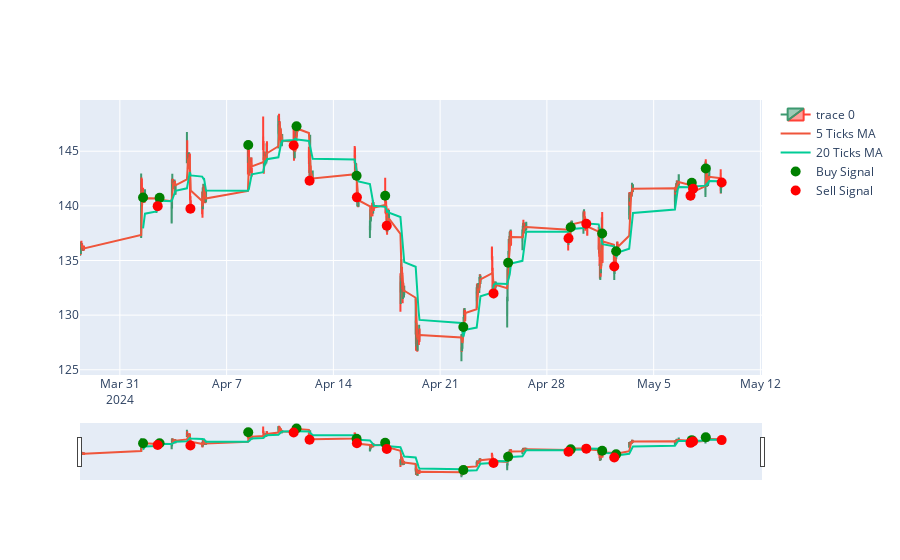

Write notebook code for a chart like this one.
### Code cell
# count the number of times the 5 ticks MA crosses the 20 ticks MA

tsm_data['5T_MA'] = tsm_data['Close'].rolling(window=5).mean()
tsm_data['20T_MA'] = tsm_data['Close'].rolling(window=20).mean()

tsm_data['signal'] = np.where(tsm_data['5T_MA'] > tsm_data['20T_MA'], 1, 0)
tsm_data['signal'] = tsm_data['signal'].diff()


print(tsm_data['signal'].value_counts())

# plot the buy and sell signals

fig = go.Figure(data=[go.Candlestick(x=tsm_data.index,
                open=tsm_data['Open'],
                high=tsm_data['High'],
                low=tsm_data['Low'],
                close=tsm_data['Close'])])

fig.add_trace(go.Scatter(x=tsm_data.index, y=tsm_data['Close'].rolling(window=5).mean(), name='5 Ticks MA'))
fig.add_trace(go.Scatter(x=tsm_data.index, y=tsm_data['Close'].rolling(window=20).mean(), name='20 Ticks MA'))

buy_signals = tsm_data[tsm_data['signal'] == 1]
sell_signals = tsm_data[tsm_data['signal'] == -1]

fig.add_trace(go.Scatter(x=buy_signals.index, y=buy_signals['Close'], mode='markers', marker=dict(color='green', size=10), name='Buy Signal'))

fig.add_trace(go.Scatter(x=sell_signals.index, y=sell_signals['Close'], mode='markers', marker=dict(color='red', size=10), name='Sell Signal'))

fig.show()

### Figure 1 — Plotly figure (JSON) as saved in the notebook; plotly's stock layout.template omitted (floating-point values rounded to 4 significant figures; data arrays with more than 128 entries replaced by an {"elided": "..."} marker saying what was removed)
{"data": [{"close": {"elided": "381 float values"}, "high": {"elided": "381 float values"}, "low": {"elided": "381 float values"}, "open": {"elided": "381 float values"}, "type": "candlestick", "x": {"elided": "381 str values"}}, {"name": "5 Ticks MA", "type": "scatter", "x": {"elided": "381 str values"}, "y": {"elided": "381 float values"}}, {"name": "20 Ticks MA", "type": "scatter", "x": {"elided": "381 str values"}, "y": {"elided": "381 float values"}}, {"marker": {"color": "green", "size": 10}, "mode": "markers", "name": "Buy Signal", "type": "scatter", "x": ["2024-04-01T12:30:00-04:00", "2024-04-02T14:30:00-04:00", "2024-04-08T10:00:00-04:00", "2024-04-11T14:00:00-04:00", "2024-04-15T12:30:00-04:00", "2024-04-17T09:30:00-04:00", "2024-04-22T12:30:00-04:00", "2024-04-25T11:00:00-04:00", "2024-04-29T13:30:00-04:00", "2024-05-01T15:00:00-04:00", "2024-05-02T13:00:00-04:00", "2024-05-07T12:00:00-04:00", "2024-05-08T10:00:00-04:00"], "y": [140.8, 140.8, 145.6, 147.3, 142.8, 140.9, 128.9, 134.8, 138.1, 137.5, 135.8, 142.1, 143.4]}, {"marker": {"color": "red", "size": 10}, "mode": "markers", "name": "Sell Signal", "type": "scatter", "x": ["2024-04-02T11:30:00-04:00", "2024-04-04T15:00:00-04:00", "2024-04-11T09:30:00-04:00", "2024-04-12T10:30:00-04:00", "2024-04-15T13:00:00-04:00", "2024-04-17T12:00:00-04:00", "2024-04-24T12:00:00-04:00", "2024-04-29T10:00:00-04:00", "2024-04-30T14:00:00-04:00", "2024-05-02T10:00:00-04:00", "2024-05-07T10:00:00-04:00", "2024-05-07T14:00:00-04:00", "2024-05-09T11:00:00-04:00"], "y": [140.0, 139.7, 145.5, 142.3, 140.8, 138.2, 132.0, 137.0, 138.4, 134.4, 140.9, 141.6, 142.1]}], "layout": {}}
